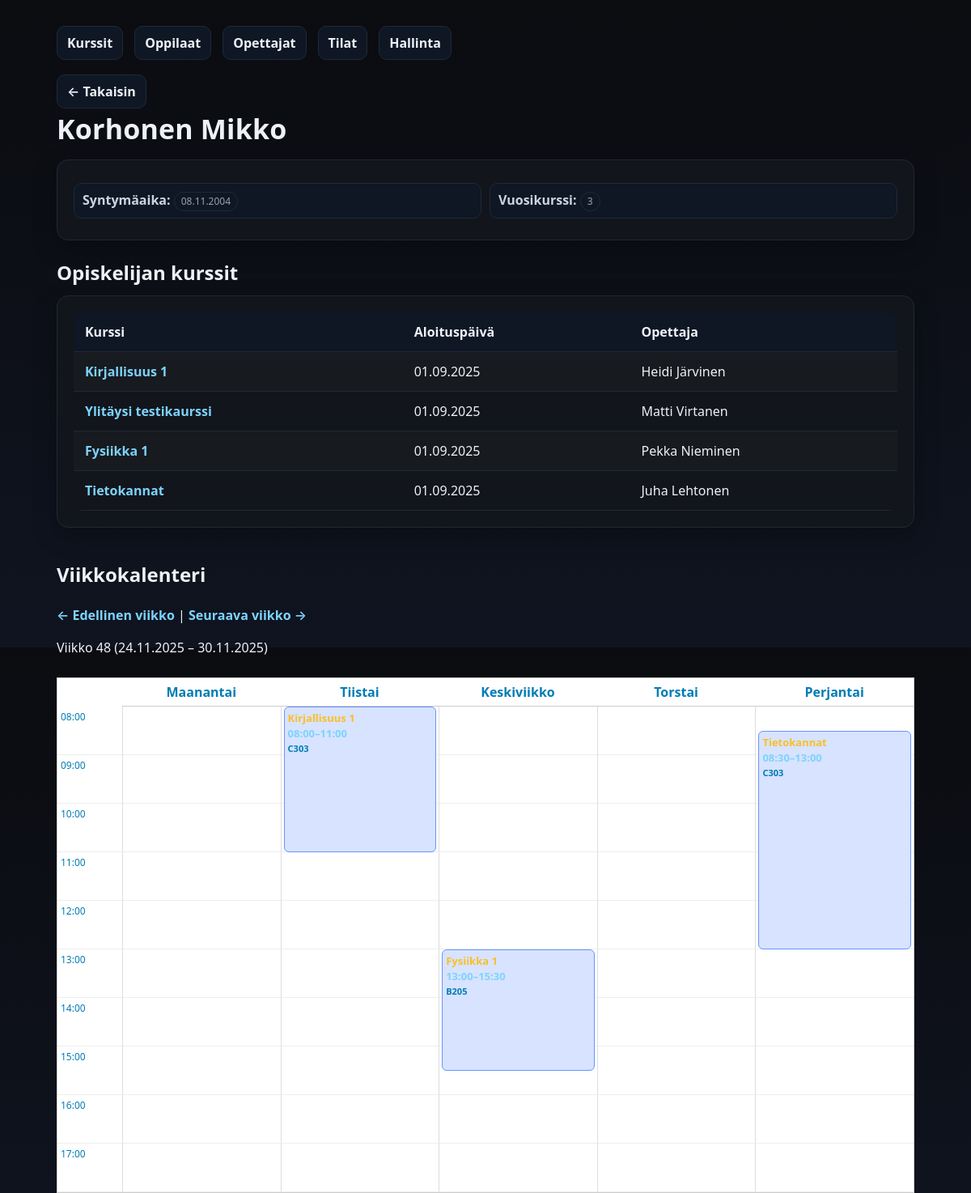
The app's page /kurssienhallinta/opiskelija.php?id=3, older data.
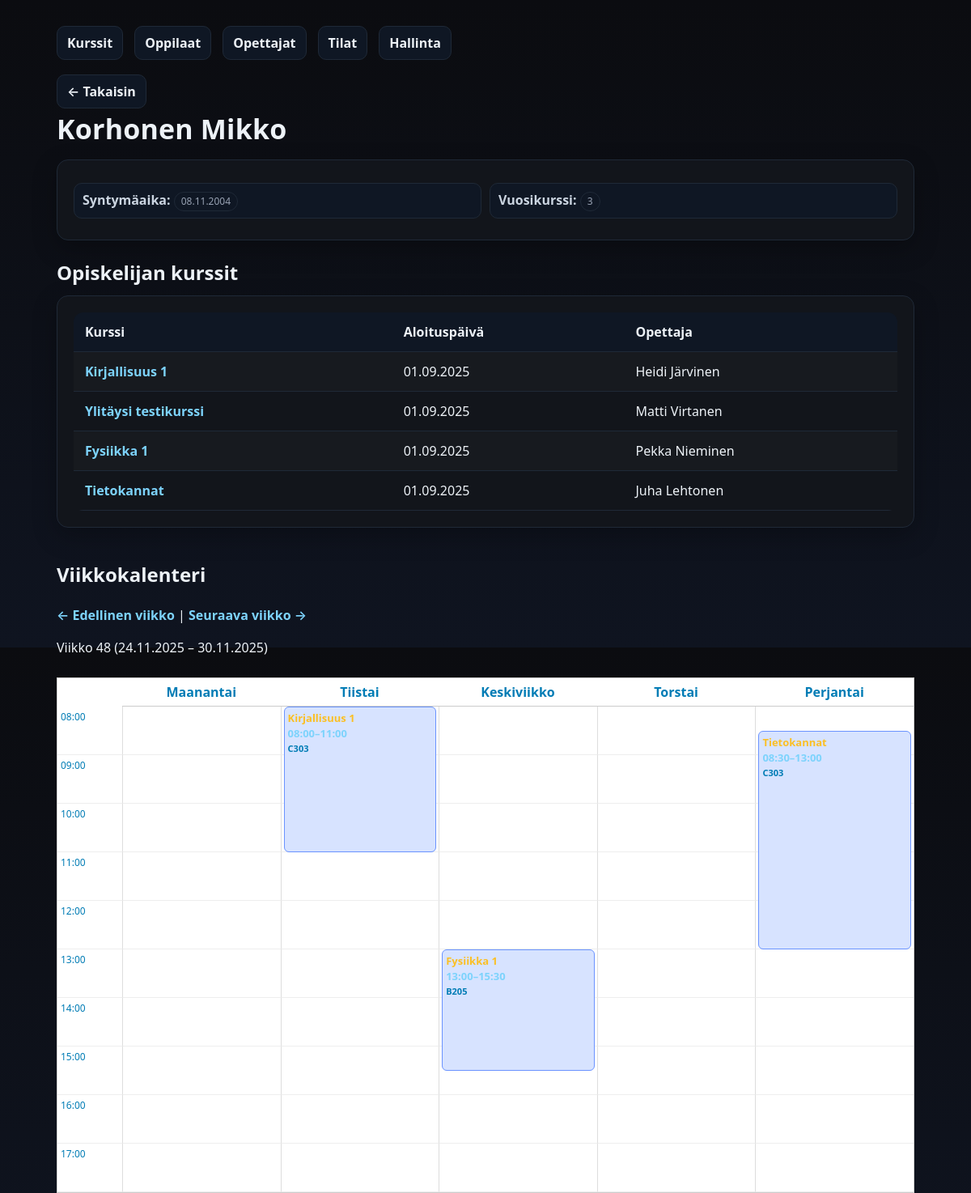
The same page, newer data.
### tables this page shows
CREATE TABLE `oppilaat` (
  `oppilas_id` int(11) NOT NULL,
  `etunimi` varchar(50) NOT NULL,
  `sukunimi` varchar(50) NOT NULL,
  `syntymaaika` date NOT NULL,
  `vuosikurssi` int(11) NOT NULL
);

CREATE TABLE `kurssit` (
  `kurssi_id` int(11) NOT NULL,
  `kurssin_tunnus` varchar(20) NOT NULL,
  `kurssi_nimi` varchar(100) NOT NULL,
  `kurssikuvaus` text DEFAULT NULL,
  `aloituspaiva` date NOT NULL,
  `lopetuspaiva` date NOT NULL,
  `opettaja_id` int(11) NOT NULL,
  `tila_id` int(11) NOT NULL
);

CREATE TABLE `opettajat` (
  `opettaja_id` int(11) NOT NULL,
  `etunimi` varchar(50) NOT NULL,
  `sukunimi` varchar(50) NOT NULL,
  `aine` varchar(100) NOT NULL
);

### kurssienhallinta/opiskelija.php (the view, shortened to what this page needs)
<?php
function finDate($date) {
    return date("d.m.Y", strtotime($date));
}
$pdo = getPDO();
$oppilas_id = (int)$_GET['id'];
$stmt = $pdo->prepare("SELECT oppilas_id, etunimi, sukunimi, syntymaaika, vuosikurssi FROM oppilaat WHERE oppilas_id=?");
$stmt->execute([$oppilas_id]);
$student = $stmt->fetch();
$sql = "
  SELECT k.kurssi_id, k.kurssi_nimi, k.aloituspaiva,
         o.etunimi AS op_etunimi, o.sukunimi AS op_sukunimi
  FROM ilmoittautuminen i
  JOIN kurssit k ON k.kurssi_id=i.kurssi_id
  LEFT JOIN opettajat o ON o.opettaja_id=k.opettaja_id
  WHERE i.opiskelija_id=?
  ORDER BY k.aloituspaiva
";
$stmt = $pdo->prepare($sql);
$stmt->execute([$oppilas_id]);
$kurssit = $stmt->fetchAll();
$week = isset($_GET['week']) ? (int)$_GET['week'] : date("W");
$year = isset($_GET['year']) ? (int)$_GET['year'] : date("Y");
$dt = new DateTime();
$dt->setISODate($year, $week);
$weekStart = $dt->format("Y-m-d");
$dt->modify("+6 days");
$weekEnd = $dt->format("Y-m-d");
$paivat = ["Maanantai","Tiistai","Keskiviikko","Torstai","Perjantai"];
?>
<!doctype html>
<html lang="fi">
<head>
  <link rel="stylesheet" href="styles.css">
</head>
<body>
<div class="container">
  <div class="nav">
    <a href="index.php">Kurssit</a>
    <a href="oppilaat.php">Oppilaat</a>
    <a href="opettajat.php">Opettajat</a>
    <a href="tilat.php">Tilat</a>
    <a href="admin.php">Hallinta</a>
  </div>
  <a class="back" href="oppilaat.php">← Takaisin</a>
  <h1 class="page-title"><?= htmlspecialchars($student['sukunimi'].' '.$student['etunimi']) ?></h1>
  <div class="card">
    <div class="meta">
      <div><strong>Syntymäaika:</strong> <span class="badge"><?= finDate($student['syntymaaika']) ?></span></div>
      <div><strong>Vuosikurssi:</strong> <span class="badge"><?= htmlspecialchars($student['vuosikurssi']) ?></span></div>
    </div>
  </div>
  <h2 style="margin:22px 0 10px">Opiskelijan kurssit</h2>
  <div class="card table-wrap">
    <table>
      <thead><tr><th>Kurssi</th><th>Aloituspäivä</th><th>Opettaja</th></tr></thead>
      <tbody>
        <?php if (!$kurssit): ?>
          <tr><td colspan="3" class="muted">Ei kursseja.</td></tr>
        <?php else: foreach($kurssit as $k): ?>
          <tr>
            <td><a href="kurssi.php?id=<?= (int)$k['kurssi_id'] ?>"><?= htmlspecialchars($k['kurssi_nimi']) ?></a></td>
            <td><?= finDate($k['aloituspaiva']) ?></td>
            <td><?= htmlspecialchars(trim(($k['op_etunimi']??'').' '.($k['op_sukunimi']??''))) ?: '—' ?></td>
          </tr>
        <?php endforeach; endif; ?>
      </tbody>
    </table>
  </div>
<h2 style="margin-top:40px;">Viikkokalenteri</h2>
<p>
  <a href="opiskelija.php?id=<?= $oppilas_id ?>&week=<?= $week-1 ?>&year=<?= $year ?>">← Edellinen viikko</a>
  |
  <a href="opiskelija.php?id=<?= $oppilas_id ?>&week=<?= $week+1 ?>&year=<?= $year ?>">Seuraava viikko →</a>
</p>
<p>Viikko <?= $week ?> (<?= finDate($weekStart) ?> – <?= finDate($weekEnd) ?>)</p>
<div class="calendar-grid">
    <?php
    $startHour = 8;
    $endHour = 17;
    ?>
    <div></div>
    <?php foreach ($paivat as $pv): ?>
        <div style="text-align:center; padding:5px; font-weight:bold; border-bottom:1px solid #ccc;">
            <?= $pv ?>
        </div>
    <?php endforeach; ?>
    <?php for ($h = $startHour; $h <= $endHour; $h++): ?>
        <div class="time-cell"><?= sprintf("%02d:00", $h) ?></div>
        <?php foreach ($paivat as $pv): ?>
            <div class="day-column" data-day="<?= $pv ?>"></div>
        <?php endforeach; ?>
    <?php endfor; ?>
</div>
</div>
</body>
</html>

### kurssienhallinta/styles.css (style rules this page uses)
:root { --bg:#0b0c10; --card:#12151b; --muted:#98a2b3; --text:#edf2f7; --accent:#6ea8fe; --danger:#ef4444; --border:#1f2937; }
* { box-sizing:border-box }
html,body { height:100% }
body { margin:0; font:16px/1.5 system-ui,-apple-system,Segoe UI,Roboto,Ubuntu,'Helvetica Neue',Arial; background:linear-gradient(180deg,#0b0c10 0%, #0f1420 100%); color:var(--text); }
.container { max-width:1100px;margin:32px auto;padding:0 20px }
.card { background:var(--card); border:1px solid var(--border); border-radius:14px; padding:20px; box-shadow:0 10px 30px rgba(0,0,0,.25); }
.page-title { margin:0 0 12px; font-size:clamp(24px,3.2vw,34px); letter-spacing:.2px; }
.nav { display:flex;gap:14px;flex-wrap:wrap;margin:0 0 18px }
.nav a,.back { color:var(--text); text-decoration:none; background:#0f1724; border:1px solid var(--border); padding:8px 12px;border-radius:10px; transition:all .15s ease; }
.back { display:inline-flex;align-items:center;gap:8px }
.table-wrap { overflow:auto }
table { width:100%;border-collapse:collapse;border-radius:12px;overflow:hidden }
th,td { padding:12px 14px;border-bottom:1px solid var(--border);text-align:left;vertical-align:top }
thead th { background:#0f1724;font-weight:600 }
tbody tr:nth-child(odd) { background:rgba(255,255,255,.02) }
.badge { display:inline-block;padding:2px 8px;border-radius:999px;font-size:12px;border:1px solid var(--border);color:var(--muted) }
.meta { display:grid;grid-template-columns:repeat(auto-fit,minmax(220px,1fr));gap:10px;margin:8px 0 6px }
.meta div { background:#0f1724;border:1px solid var(--border);padding:8px 10px;border-radius:10px }
.meta strong { font-weight:600;color:#cbd5e1 }
a { color: #7dd3fc; text-decoration: none; font-weight: 600; transition: color .15s ease; }

### kurssienhallinta/opiskelija.php (style rules this page uses)
.calendar-grid { display: grid; grid-template-columns: 80px repeat(5, 1fr); border: 1px solid #ccc; margin-top: 25px; background: #fff; color: #007cb5ff; }
.time-cell { border-bottom: 1px solid #eee; height: 60px; padding: 4px; font-size: 12px; color: #007cb5ff; }
.day-column { position: relative; border-left: 1px solid #ddd; border-bottom: 1px solid #eee; }

Row changes from the older to the newer data that the page shows:
changed kurssit "Matti Virtanen": kurssi_nimi "Ylitäysi testikaurssi" → "Ylitäysi testikurssi"
